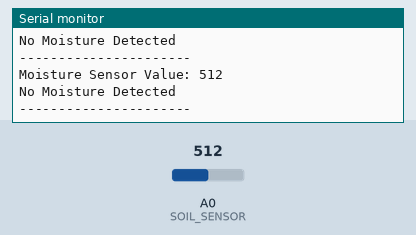
Simulated run of this sketch. Board: Arduino Uno, built with avr-gcc and run on an emulated ATmega328P. Parts: the last lines printed to the serial monitor. The test bench sets the inputs (shaded band); at power-on: A0 (SOIL_SENSOR) = 512.

Above: at 5.9 s.
6.0 s: A0 (SOIL_SENSOR) set to 986
At 6.9 s:
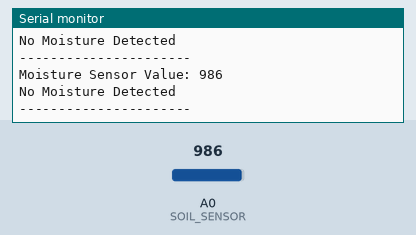
10.1 s: A0 (SOIL_SENSOR) set to 1012
At 11.9 s:
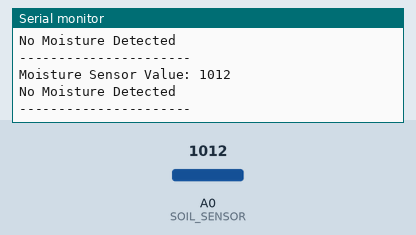
Timing chart, 0 to 12.6 s (numbered marks = the images above; inputs shaded):
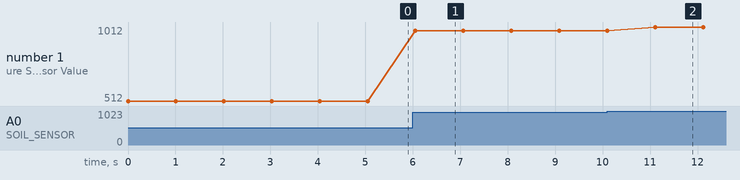

The sketch:

soil-moisture-sensing.ino
```cpp
// Soil Moisture Sensor using Arduino UNO

#define SOIL_SENSOR A0

// Adjust this value according to your sensor
#define MOISTURE_THRESHOLD 500

void setup() {
  Serial.begin(9600);
}

void loop() {

  int moistureValue = analogRead(SOIL_SENSOR);

  Serial.print("Moisture Sensor Value: ");
  Serial.println(moistureValue);

  if (moistureValue < MOISTURE_THRESHOLD) {
    Serial.println("Moisture Present");
  }
  else {
    Serial.println("No Moisture Detected");
  }

  Serial.println("----------------------");

  delay(1000);
}
```

Measured:
- after the input at 6.0 s, the serial monitor: prints a new line after 0.06 s (image 1)
- after the input at 10.1 s, the serial monitor: prints a new line after 1.0 s (image 2)
- plotted number 1: 512 → 986 after the input at 6.0 s, 986 → 1012 after the input at 10.1 s
